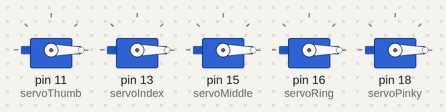
Bench run of a program on a simulated Raspberry Pi (header pin numbers). Shown: 5 × servo. Servo angles are drawn from the pulse width (0.5 ms = 0°, 2.5 ms = 180°). At 18.0 s the program stops and its outputs stay as they are.

Above: at 0.1 s.
Timing chart, 0 to 19.1 s (numbered marks = the images above):
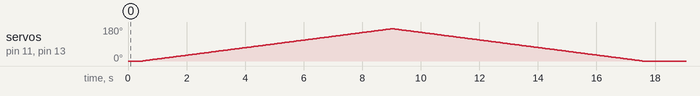

The program:

BionicArmControlServo.py
```python
import RPi.GPIO as GPIO
import time

GPIO.setmode(GPIO.BOARD)

servoThumb = 11
servoIndex= 13
servoMiddle= 15
servoRing = 16
servoPinky = 18

GPIO.setup(servoThumb, GPIO.OUT)
GPIO.setup(servoIndex, GPIO.OUT)
GPIO.setup(servoMiddle, GPIO.OUT)
GPIO.setup(servoRing, GPIO.OUT)
GPIO.setup(servoPinky, GPIO.OUT)

# 0 degree = 2 | 180 degree = 12
pwmThumb = GPIO.PWM(servoThumb, 50)
pwmThumb.start(2)
pwmIndex = GPIO.PWM(servoIndex, 50)
pwmIndex.start(2)
pwmMiddle = GPIO.PWM(servoMiddle, 50)
pwmMiddle.start(2)
pwmRing = GPIO.PWM(servoRing, 50)
pwmRing.start(2)
pwmPinky = GPIO.PWM(servoPinky, 50)
pwmPinky.start(2)

# Take Input
#for i in range(0, 20):
    #desiredPosition = input("Where do you want the Servo? 0-180")
    #print(desiredPosition)
    #print(type(desiredPosition))
    #DC = 1.0/18.0*(float(desiredPosition))+2.0
    #pwmThumb.ChangeDutyCycle(DC)

# Hard Coded Input
for i in range(0, 180):
    DC=1./18.*(i)+2
    pwmThumb.ChangeDutyCycle(DC)
    pwmIndex.ChangeDutyCycle(DC)
    time.sleep(.05)

for i in range(180,0,-1):
    DC=1./18.*(i)+2
    pwmThumb.ChangeDutyCycle(DC)
    pwmIndex.ChangeDutyCycle(DC)
    time.sleep(.05)

pwmThumb.stop()
GPIO.cleanup()
```
